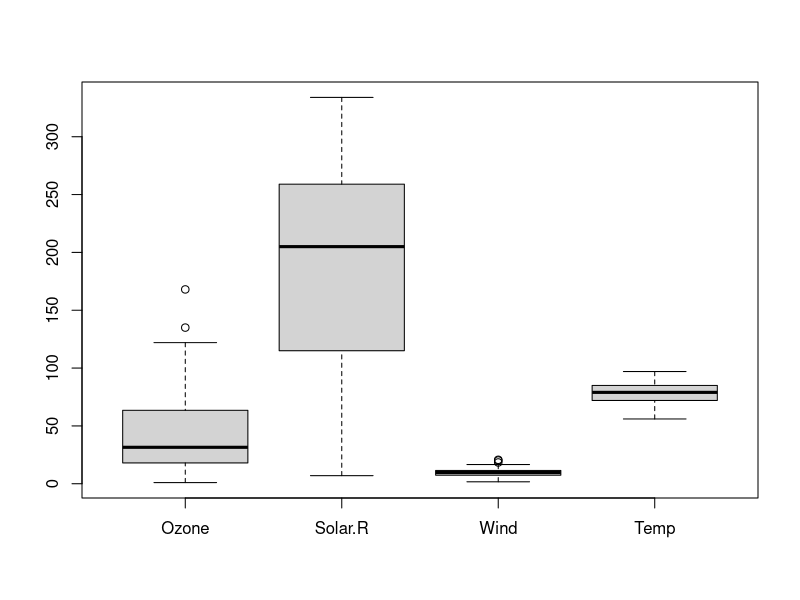
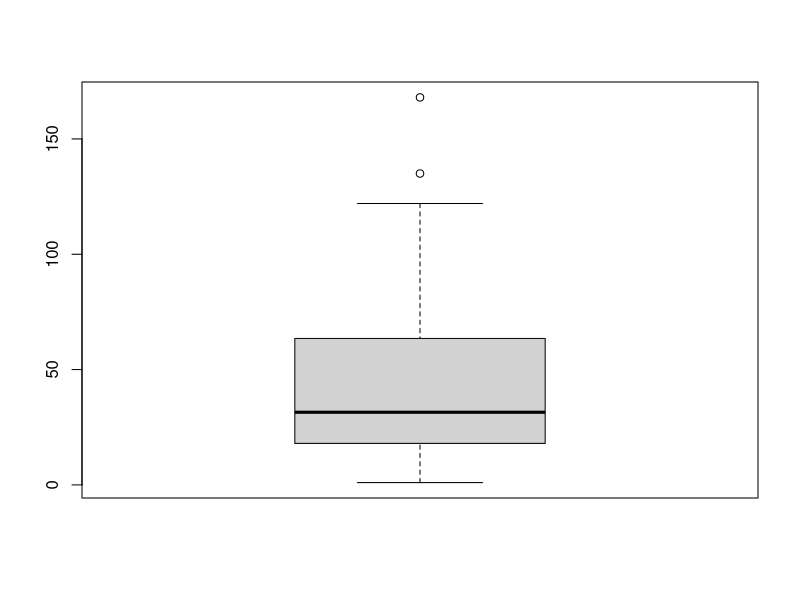
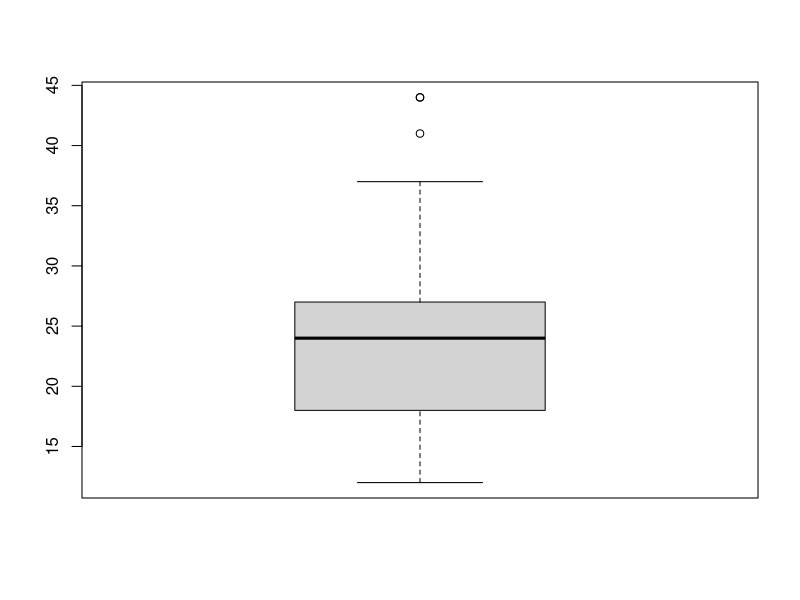
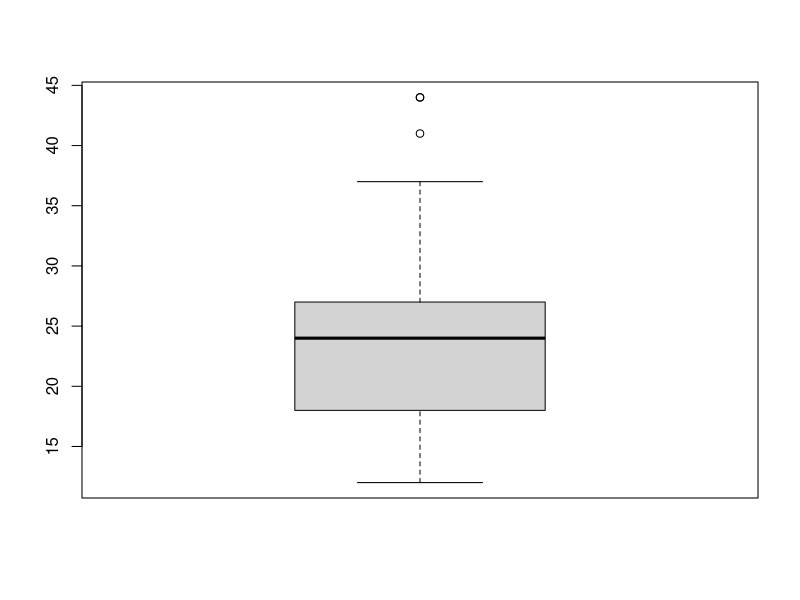
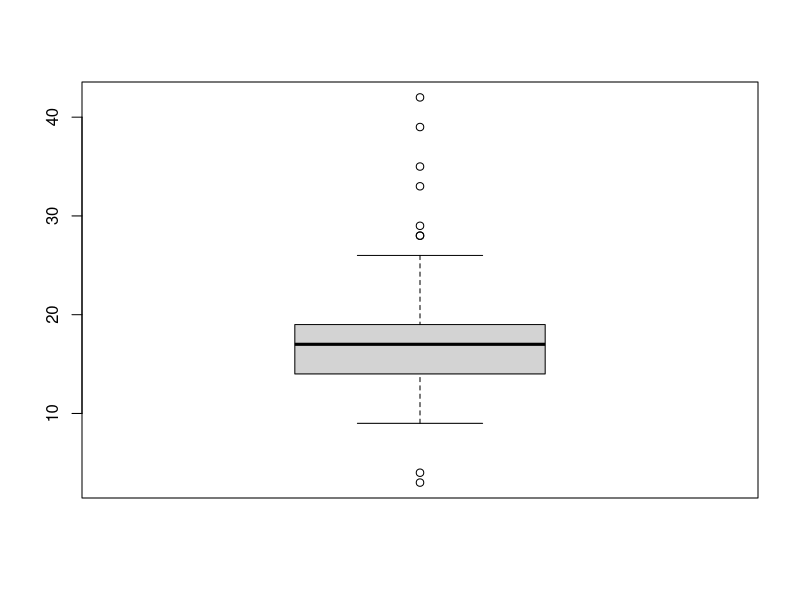
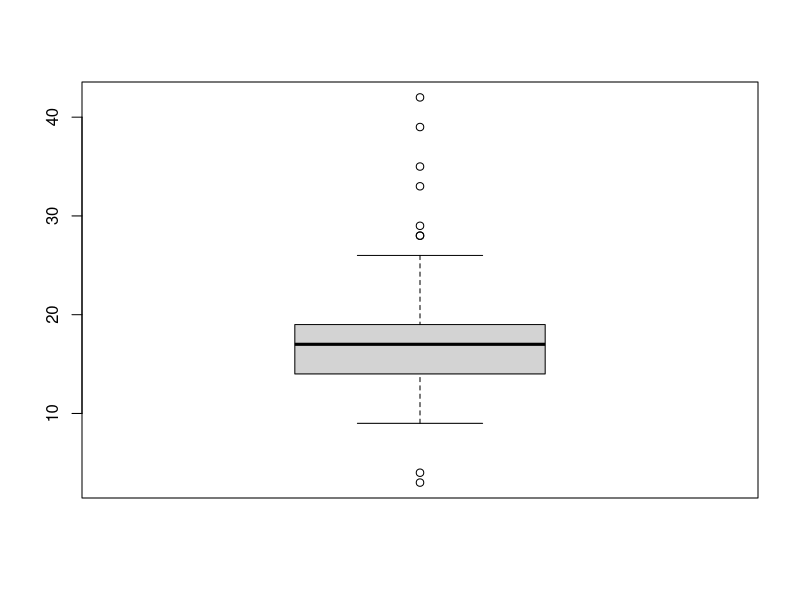
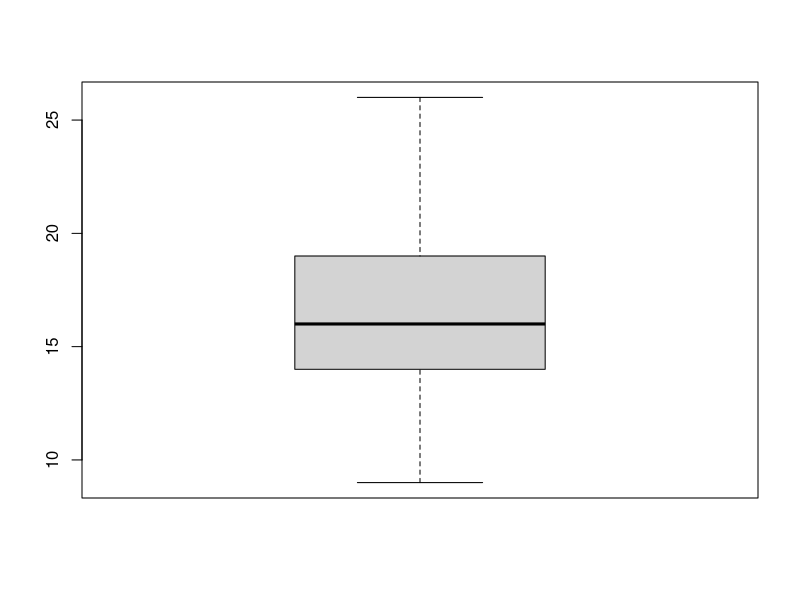

Write the R code that produced these figures, in order.
# 데이터 정제 : 이상값 처리
# 논리적 혹은 통계학적으로 이상한 데이터가 입력 되어 있을 수 있음.
# ==> 이러한 데이터를 이상값(outlier)이라고 함.
# 통계학에서 이상값이란 다른 관측값과 멀리 떨어진 관측값.
# 성별 : M,F만 존재, 혈액형 : A,B,O,AB로만 표현


# 이상값이 포함된 환자 데이터
patient <- data.frame(name = c("환자1","환자2","환자3","환자4","환자5"),
                      age = c(22, 20, 25, 30, 27), 
                      gender = factor(c("M", "F", "M", "K", "F")),
                      blood.type = factor(c("A","O","B","Ab","C")))
patient

# 성별에 K가 입력 되거나 혈액형에 C값이 입력된 것은 명백한 이상값이다.

# 성별에서 이상값 제거
patient_outrm <- patient[patient$gender == "M" | patient$gender == "F",]
patient_outrm

# 성별과 혈액형에서 이상값 제거
patient_outrm1 <- patient[(patient$gender == "M" | patient$gender == "F") & 
                          (patient$blood.type == "A" | patient$blood.type == "B" |
                           patient$blood.type == "O" | patient$blood.type == "AB"),]
patient_outrm1

# 이상값을 모두 NA로 표현 한다면 NA관련 함수들 사용할 수 있다.

# 성별은 남자는 1, 여자는 2로 표시, 혈액형은 A,B,O,AB형을 각각 1,2,3,4로 표현.
# 이상값이 포함된 환자 데이터
patient <- data.frame(name = c("환자1","환자2","환자3","환자4","환자5"),
                      age = c(22, 20, 25, 30, 27), 
                      gender = factor(c(1, 2, 1, 3, 2)),
                      blood.type = factor(c(1, 3, 2, 4, 5)))
patient

# 성별에 있는 이상값을 결측값으로 변경
patient$gender <- ifelse((patient$gender < 1 | patient$gender > 2),
                          NA, patient$gender)
patient

# 혈액형에 있는 이상값을 결측값으로 변경
patient$blood.type = ifelse((patient$blood.type < 1 | patient$blood.type > 4),
                              NA, patient$blood.type)
patient

# 결측값을 모두 제거
patient[!is.na(patient$gender) & !is.na(patient$blood.type),]

# 어떤 사람의 나이가 120살이라고 입력 => 이상값? 정상값? => 판단하기 어려움.
# 200살?

airquality

# 상자그림(boxplot)을 통해 찾아봄
# 정상 범위 밖에 동그라미 표시가 있으면 특이값(이상값)을 의미.

# airquality 데이터의 이상값 처리
# boxplot을 이용하여 이상값을 구분
boxplot(airquality[,c(1:4)])
boxplot(airquality[,1])$stats       # 통계값 계산

# 임시저장 변수에 airquality 데이터 복사
air <- airquality

# ozone의 현재 NA개수 확인
table(is.na(air$Ozone))

# 이상값을 NA로 변경
air$Ozone <- ifelse(air$Ozone < 1 | air$Ozone > 122, NA, air$Ozone)

# 이상값 처리 후 NA 개수 확인(2개 증가)
table(is.na(air$Ozone))

# NA 제거
air_narm = air[!is.na(air$Ozone),]

# 이상값 두개 제거로 is.na 함수를 이용한 결과 보다 값이 줄어듬.
mean(air_narm$Ozone)

# 상자그림으로 극단치 기준 정해서 제거하기
# 상자그림 생성
library(ggplot2)
mpg <- as.data.frame(ggplot2::mpg)
boxplot(mpg$hwy)

# 상자그림 통계치 출력
boxplot(mpg$hwy)$stats

# 결측치 처리하기
# 12~37 벗어나면 NA 할당
mpg$hwy <- ifelse(mpg$hwy < 12 | mpg$hwy > 37, NA, mpg$hwy)
table(is.na(mpg$hwy))

library(dplyr)
# 결측치 제외하고 분석하기
mpg %>% 
    group_by(drv) %>% 
    summarise(mean_hwy = mean(hwy, na.rm = T))

# 혼자 해 보기
mpg <- as.data.frame(ggplot2::mpg)
mpg[c(10, 14, 58, 93), "drv"] <- "k"
mpg[c(29, 43, 129, 203), "cty"] <- c(3, 4, 39, 42)

View(mpg)

# 1)
table(mpg$drv)
mpg$drv <- ifelse(mpg$drv %in% c("4","f","r"), mpg$drv, NA)
table(mpg$drv)

# 2)
table(mpg$cty)
boxplot(mpg$cty)

# 상자그림 경계 출력
boxplot(mpg$cty)$stats
mpg$cty <- ifelse(mpg$cty < 9 | mpg$cty > 26, NA, mpg$cty)
boxplot(mpg$cty)

# 3)
mpg %>% 
    filter(!is.na(drv) & !is.na(cty)) %>%   # 결측치 제외
    group_by(drv) %>%                       # drv별 분리
    summarise(mean_cty = mean(cty))         # cty 평균 구하기기










































